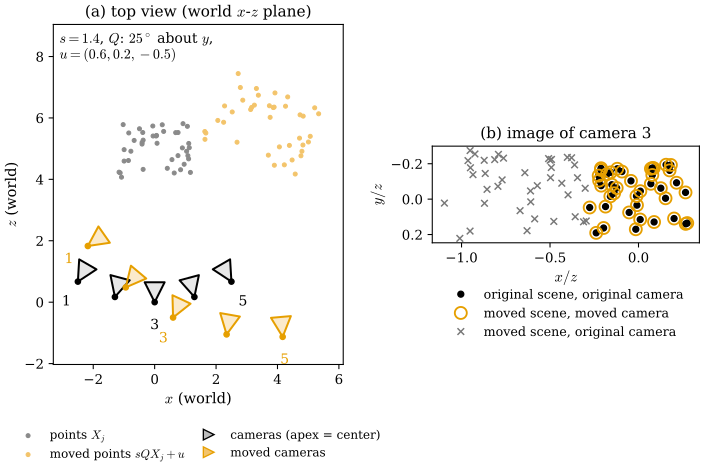

Python code for this plot:
"""Figure 28.3.1: moving the whole reconstruction along the Sim(3) orbit does not change any image (Section 28.3).

The small BA of Figure 28.3.2 (5 cameras, 40 points). The similarity X -> s Q X + u with s = 1.4, Q = rotation by
25 degrees about the world y axis, u = (0.6, 0.2, -0.5) is applied to all points and cameras
(T_cw -> (R Q^T, s t - R Q^T u)).
(a) top view (world x-z plane; the cameras look roughly along +z): original points (gray dots) and cameras (black
    triangles = camera center and viewing direction), transformed points (light orange dots) and cameras (orange).
(b) image of camera 3 (normalized coordinates): black dots = original points in the original camera, orange circles =
    transformed points in the transformed camera (they coincide), gray crosses = transformed points seen by the
    ORIGINAL camera 3 (they do not).
Self-check: max difference between black dots and orange circles < 1e-13 for all 5 cameras.

Run from the project root:
``PYTHONPATH=tools python3 chapters/28-lie-groups-poses/figures/fig-28-3-1-gauge-orbit.py``
"""

import os
import pathlib
import sys

os.environ.setdefault("OMP_NUM_THREADS", "4")
os.environ.setdefault("OPENBLAS_NUM_THREADS", "4")
sys.path.insert(0, str(pathlib.Path(__file__).resolve().parents[1] / "lib"))
import dgba as B  # noqa: E402
import dglie as L  # noqa: E402

import dgfig  # noqa: E402

dgfig.setup()

import matplotlib.pyplot as plt  # noqa: E402
import numpy as np  # noqa: E402

C = dgfig.COLORS
cams, Xs = B.make_ba()
s, Q, u = 1.4, L.expSO3(np.radians(25) * np.array([0, 1.0, 0])), np.array([0.6, 0.2, -0.5])
cams2, Xs2 = B.apply_similarity(cams, Xs, s, Q, u)
P1 = B.project_all(cams, Xs)
P2 = B.project_all(cams2, Xs2)
assert np.abs(P1 - P2).max() < 1e-13
Pwrong = B.project_all(cams, Xs2)
K = 2

fig, (ax, bx) = plt.subplots(1, 2, figsize=(8.8, 4.6), gridspec_kw=dict(wspace=0.28, width_ratios=[1.15, 1]))


def draw_cam(axh, T, col, lab=None, size=0.65, fill="none"):
    """Camera glyph in the x-z plane: apex = camera center, opening = viewing direction (camera +z)."""
    Twc = L.inv_T(T)
    cen = Twc[:3, 3]
    f = Twc[:3, 2]
    r = Twc[:3, 0]
    tip1 = cen + size * (f + 0.5 * r)
    tip2 = cen + size * (f - 0.5 * r)
    tri = np.array([cen, tip1, tip2, cen])
    axh.fill(tri[:, 0], tri[:, 2], color=fill, alpha=0.35 if fill != "none" else 1.0, lw=0, zorder=4)
    axh.plot(tri[:, 0], tri[:, 2], color=col, lw=1.5, zorder=5)
    axh.plot(cen[0], cen[2], "o", color=col, ms=4, zorder=5)
    if lab:
        off = -0.75 * f[[0, 2]] / np.linalg.norm(f[[0, 2]])     # put the number behind the camera
        axh.text(cen[0] + off[0], cen[2] + off[1], lab, color=col, fontsize=10.5, ha="center", va="center")


ax.scatter(Xs[:, 0], Xs[:, 2], s=9, color="#8A8A8A", zorder=3, label=r"points $X_j$")
ax.scatter(Xs2[:, 0], Xs2[:, 2], s=9, color="#F3C46B", zorder=3, label=r"moved points $sQX_j + u$")
for i, T in enumerate(cams):
    draw_cam(ax, T, C["main"], str(i + 1) if i in (0, 2, 4) else None, fill="#BBBBBB")
for i, T in enumerate(cams2):
    draw_cam(ax, T, C["accent"], str(i + 1) if i in (0, 2, 4) else None, fill="#F3C46B")
ax.plot([], [], marker=">", color=C["main"], mfc="#BBBBBB", ls="none", ms=8, label="cameras (apex = center)")
ax.plot([], [], marker=">", color=C["accent"], mfc="#F3C46B", ls="none", ms=8, label="moved cameras")
ax.legend(loc="upper center", bbox_to_anchor=(0.5, -0.16), ncol=2, fontsize=9, frameon=False, columnspacing=1.0)
ax.set_aspect("equal")
ax.set_xlabel(r"$x$ (world)")
ax.set_ylabel(r"$z$ (world)")
ax.set_title("(a) top view (world $x$-$z$ plane)", fontsize=11.5)
allp = np.vstack([Xs, Xs2] + [L.inv_T(T)[:3, 3] for T in cams + cams2])
xlo, xhi = allp[:, 0].min() - 0.8, allp[:, 0].max() + 0.8
zlo, zhi = allp[:, 2].min() - 0.9, allp[:, 2].max() + 1.6
ax.text(xlo + 0.2, zhi - 0.25, r"$s = 1.4$, $Q$: $25^\circ$ about $y$," + "\n" + r"$u = (0.6, 0.2, -0.5)$", fontsize=10.5, va="top")
ax.set_xlim(xlo, xhi)
ax.set_ylim(zlo, zhi)

bx.plot(P1[K, :, 0], P1[K, :, 1], "o", color=C["main"], ms=4.5, label="original scene, original camera")
bx.plot(P2[K, :, 0], P2[K, :, 1], "o", mfc="none", mec=C["accent"], ms=9, mew=1.4,
        label="moved scene, moved camera")
bx.plot(Pwrong[K, :, 0], Pwrong[K, :, 1], "x", color=C["aux"], ms=5, mew=1.1,
        label="moved scene, original camera")
bx.invert_yaxis()
bx.set_aspect("equal")
bx.set_xlabel(r"$x/z$")
bx.set_ylabel(r"$y/z$")
bx.set_title("(b) image of camera 3", fontsize=11.5)
bx.legend(loc="upper center", bbox_to_anchor=(0.5, -0.36), fontsize=9.5, frameon=False)

dgfig.save(fig, __file__)
